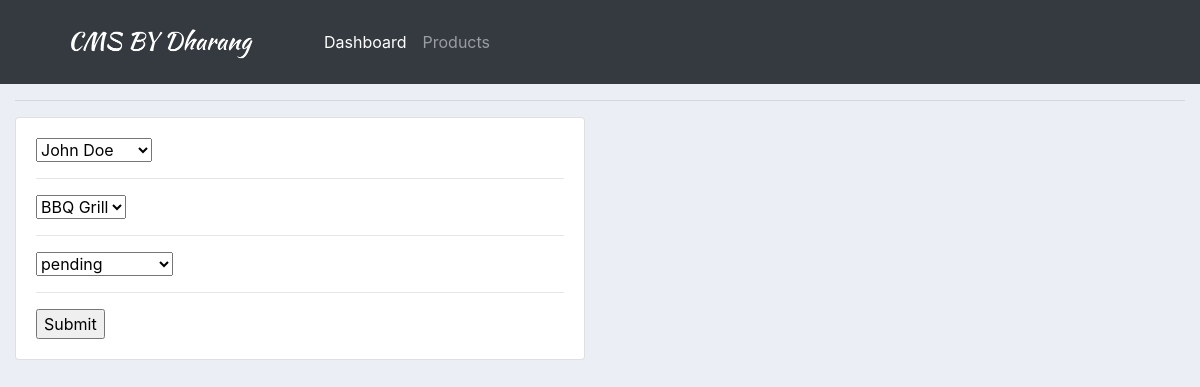
/update_order/5, run on the app's committed database.
### accounts/models.py (models this page shows, shortened)
class Orders(models.Model):
    STATUS = (
        ('pending','pending'),
        ('out for delivery','out for delivery'),
        ('delivered','delivered'),
             )
    customer = models.ForeignKey(Customer,on_delete=models.SET_NULL,null=True)
    product = models.ForeignKey(Products,on_delete=models.SET_NULL,null=True)
    date_created = models.DateTimeField(auto_now_add=True)
    status = models.CharField(max_length=200,null=True,choices=STATUS)

### accounts/views.py (the view)
# urls.py: path('update_order/<str:pk_test>', views.updateOrder, name = 'update_order'),
def updateOrder(request,pk_test):
    order = Orders.objects.get(id=pk_test)
    form = OrderForm(instance=order)
    if request.method == "POST":
        form = OrderForm(request.POST,instance=order)
        if form.is_valid():
            form.save()
            return redirect('/')
    context = {'form':form}
    return render(request,'accounts/order_form.html',context)

### accounts/forms.py
class OrderForm(ModelForm):
    class Meta:
        model = Orders
        fields = '__all__'

### accounts/models.py (called while the page is built)
    def __str__(self):
        return self.name

    def __str__(self):
        return self.name

### accounts/templates/accounts/order_form.html (shortened to what this page needs)
{%  extends 'accounts/main.html' %}
{% load static %}
{% block content %}
<div class="row">
	<div class="col-md-6">
		<div class="card card-body">
			<form action="" method="POST">
				{% for i in form %}
					{{i}}
					<hr>
				{% endfor %}
				<input type="submit" name="Submit">
			</form>
		</div>
	</div>
</div>
{% endblock %}

### static/css/main.css (style rules this page uses)
body { background-color: #ebeff5; }

### data on the page
Orders: form "John Doe" "BBQ Grill" "pending"
